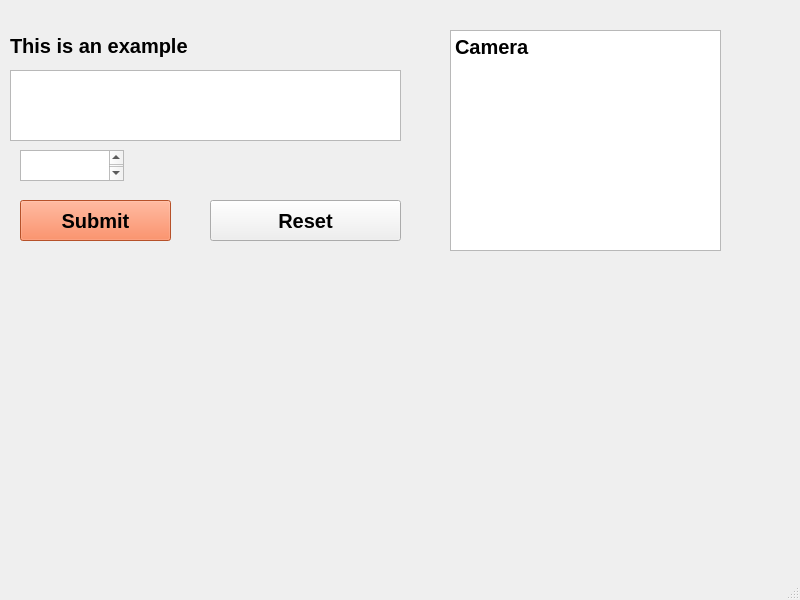
<?xml version="1.0" encoding="UTF-8"?>
<ui version="4.0">
 <class>MainWindow</class>
 <widget class="QMainWindow" name="MainWindow">
  <property name="geometry">
   <rect>
    <x>0</x>
    <y>0</y>
    <width>800</width>
    <height>600</height>
   </rect>
  </property>
  <property name="font">
   <font>
    <pointsize>15</pointsize>
    <weight>75</weight>
    <bold>true</bold>
   </font>
  </property>
  <property name="windowTitle">
   <string>MainWindow</string>
  </property>
  <widget class="QWidget" name="centralwidget">
   <widget class="QLabel" name="label">
    <property name="geometry">
     <rect>
      <x>10</x>
      <y>0</y>
      <width>191</width>
      <height>91</height>
     </rect>
    </property>
    <property name="text">
     <string>This is an example</string>
    </property>
   </widget>
   <widget class="QTextEdit" name="editkuchbhi">
    <property name="geometry">
     <rect>
      <x>10</x>
      <y>70</y>
      <width>391</width>
      <height>71</height>
     </rect>
    </property>
   </widget>
   <widget class="QTextEdit" name="textEdit_2">
    <property name="geometry">
     <rect>
      <x>20</x>
      <y>150</y>
      <width>104</width>
      <height>31</height>
     </rect>
    </property>
   </widget>
   <widget class="QPushButton" name="buttonSubmit">
    <property name="geometry">
     <rect>
      <x>20</x>
      <y>200</y>
      <width>151</width>
      <height>41</height>
     </rect>
    </property>
    <property name="styleSheet">
     <string notr="true">background-color: rgb(255, 113, 57);</string>
    </property>
    <property name="text">
     <string>Submit</string>
    </property>
    <property name="icon">
     <iconset>
      <normaloff>../../../../Pictures/Screenshots/Screenshot 2023-05-23 123558.png</normaloff>../../../../Pictures/Screenshots/Screenshot 2023-05-23 123558.png</iconset>
    </property>
   </widget>
   <widget class="QPushButton" name="pushButton_2">
    <property name="geometry">
     <rect>
      <x>210</x>
      <y>200</y>
      <width>191</width>
      <height>41</height>
     </rect>
    </property>
    <property name="text">
     <string>Reset</string>
    </property>
   </widget>
   <widget class="QTextEdit" name="textEdit_3">
    <property name="geometry">
     <rect>
      <x>450</x>
      <y>30</y>
      <width>271</width>
      <height>221</height>
     </rect>
    </property>
    <property name="font">
     <font>
      <pointsize>15</pointsize>
     </font>
    </property>
    <property name="html">
     <string>&lt;!DOCTYPE HTML PUBLIC &quot;-//W3C//DTD HTML 4.0//EN&quot; &quot;http://www.w3.org/TR/REC-html40/strict.dtd&quot;&gt;
&lt;html&gt;&lt;head&gt;&lt;meta name=&quot;qrichtext&quot; content=&quot;1&quot; /&gt;&lt;style type=&quot;text/css&quot;&gt;
p, li { white-space: pre-wrap; }
&lt;/style&gt;&lt;/head&gt;&lt;body style=&quot; font-family:'MS Shell Dlg 2'; font-size:15pt; font-weight:600; font-style:normal;&quot;&gt;
&lt;p style=&quot; margin-top:0px; margin-bottom:0px; margin-left:0px; margin-right:0px; -qt-block-indent:0; text-indent:0px;&quot;&gt;Camera&lt;/p&gt;&lt;/body&gt;&lt;/html&gt;</string>
    </property>
   </widget>
  </widget>
  <widget class="QMenuBar" name="menubar">
   <property name="geometry">
    <rect>
     <x>0</x>
     <y>0</y>
     <width>800</width>
     <height>33</height>
    </rect>
   </property>
  </widget>
  <widget class="QStatusBar" name="statusbar"/>
 </widget>
 <resources/>
 <connections/>
</ui>
